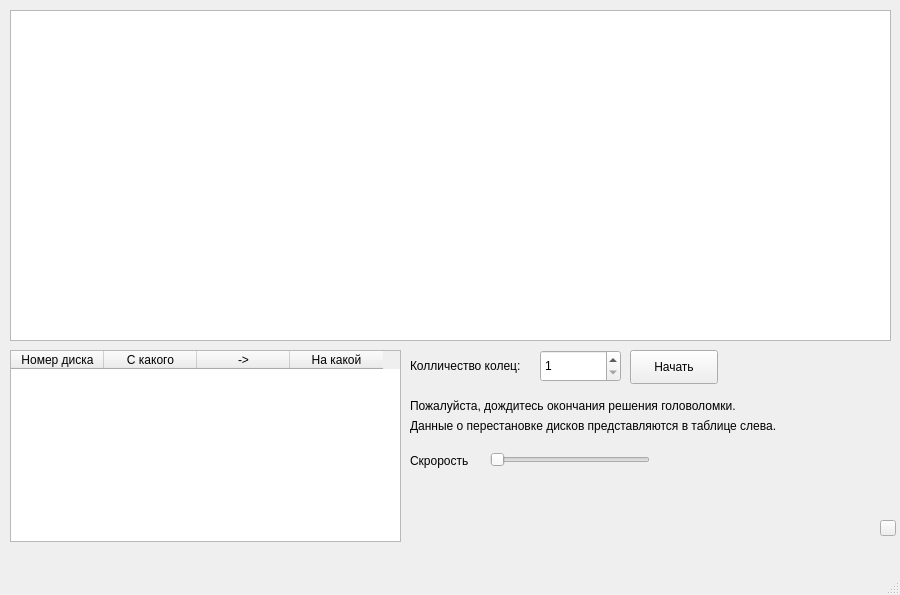
<?xml version="1.0" encoding="UTF-8"?>
<ui version="4.0">
 <class>MainWindow</class>
 <widget class="QMainWindow" name="MainWindow">
  <property name="geometry">
   <rect>
    <x>0</x>
    <y>0</y>
    <width>900</width>
    <height>595</height>
   </rect>
  </property>
  <property name="minimumSize">
   <size>
    <width>900</width>
    <height>595</height>
   </size>
  </property>
  <property name="maximumSize">
   <size>
    <width>900</width>
    <height>595</height>
   </size>
  </property>
  <property name="windowTitle">
   <string>MainWindow</string>
  </property>
  <widget class="QWidget" name="centralwidget">
   <widget class="QGraphicsView" name="graphicsView">
    <property name="geometry">
     <rect>
      <x>10</x>
      <y>10</y>
      <width>881</width>
      <height>331</height>
     </rect>
    </property>
   </widget>
   <widget class="QPushButton" name="pushButton">
    <property name="geometry">
     <rect>
      <x>630</x>
      <y>350</y>
      <width>88</width>
      <height>34</height>
     </rect>
    </property>
    <property name="text">
     <string>Начать</string>
    </property>
   </widget>
   <widget class="QPushButton" name="party">
    <property name="geometry">
     <rect>
      <x>880</x>
      <y>520</y>
      <width>16</width>
      <height>16</height>
     </rect>
    </property>
    <property name="text">
     <string/>
    </property>
   </widget>
   <widget class="QSpinBox" name="spinBox">
    <property name="geometry">
     <rect>
      <x>540</x>
      <y>350</y>
      <width>81</width>
      <height>32</height>
     </rect>
    </property>
    <property name="minimum">
     <number>1</number>
    </property>
    <property name="maximum">
     <number>10</number>
    </property>
   </widget>
   <widget class="QTableWidget" name="tableWidget">
    <property name="geometry">
     <rect>
      <x>10</x>
      <y>350</y>
      <width>391</width>
      <height>192</height>
     </rect>
    </property>
    <property name="editTriggers">
     <set>QAbstractItemView::NoEditTriggers</set>
    </property>
    <attribute name="horizontalHeaderDefaultSectionSize">
     <number>93</number>
    </attribute>
    <column>
     <property name="text">
      <string>Номер диска</string>
     </property>
    </column>
    <column>
     <property name="text">
      <string>С какого</string>
     </property>
    </column>
    <column>
     <property name="text">
      <string>-&gt;</string>
     </property>
    </column>
    <column>
     <property name="text">
      <string>На какой</string>
     </property>
    </column>
   </widget>
   <widget class="QLabel" name="label">
    <property name="geometry">
     <rect>
      <x>410</x>
      <y>350</y>
      <width>131</width>
      <height>31</height>
     </rect>
    </property>
    <property name="text">
     <string>Колличество колец:</string>
    </property>
   </widget>
   <widget class="QLabel" name="label_2">
    <property name="geometry">
     <rect>
      <x>540</x>
      <y>350</y>
      <width>31</width>
      <height>31</height>
     </rect>
    </property>
    <property name="text">
     <string/>
    </property>
   </widget>
   <widget class="QLabel" name="label_3">
    <property name="geometry">
     <rect>
      <x>410</x>
      <y>390</y>
      <width>381</width>
      <height>31</height>
     </rect>
    </property>
    <property name="text">
     <string>Пожалуйста, дождитесь окончания решения головоломки.</string>
    </property>
   </widget>
   <widget class="QLabel" name="label_4">
    <property name="geometry">
     <rect>
      <x>410</x>
      <y>410</y>
      <width>421</width>
      <height>31</height>
     </rect>
    </property>
    <property name="text">
     <string>Данные о перестановке дисков представляются в таблице слева.</string>
    </property>
   </widget>
   <widget class="QSlider" name="horizontalSlider">
    <property name="geometry">
     <rect>
      <x>490</x>
      <y>450</y>
      <width>160</width>
      <height>20</height>
     </rect>
    </property>
    <property name="maximum">
     <number>999</number>
    </property>
    <property name="orientation">
     <enum>Qt::Horizontal</enum>
    </property>
   </widget>
   <widget class="QLabel" name="label_5">
    <property name="geometry">
     <rect>
      <x>410</x>
      <y>450</y>
      <width>71</width>
      <height>21</height>
     </rect>
    </property>
    <property name="text">
     <string>Скрорость</string>
    </property>
   </widget>
   <widget class="QLabel" name="label_6">
    <property name="geometry">
     <rect>
      <x>660</x>
      <y>450</y>
      <width>71</width>
      <height>21</height>
     </rect>
    </property>
    <property name="text">
     <string/>
    </property>
   </widget>
   <zorder>label_2</zorder>
   <zorder>graphicsView</zorder>
   <zorder>pushButton</zorder>
   <zorder>party</zorder>
   <zorder>spinBox</zorder>
   <zorder>tableWidget</zorder>
   <zorder>label</zorder>
   <zorder>label_3</zorder>
   <zorder>label_4</zorder>
   <zorder>horizontalSlider</zorder>
   <zorder>label_5</zorder>
   <zorder>label_6</zorder>
  </widget>
  <widget class="QMenuBar" name="menubar">
   <property name="geometry">
    <rect>
     <x>0</x>
     <y>0</y>
     <width>900</width>
     <height>30</height>
    </rect>
   </property>
  </widget>
  <widget class="QStatusBar" name="statusbar"/>
 </widget>
 <resources/>
 <connections/>
</ui>
